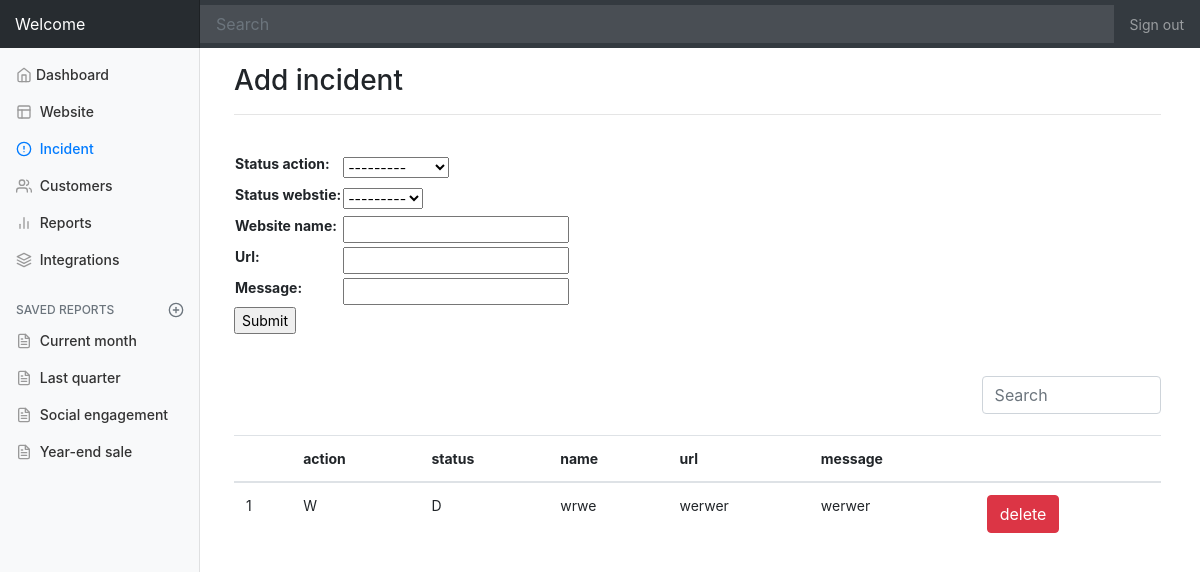
Page /dashboard/incident on the earlier database version.
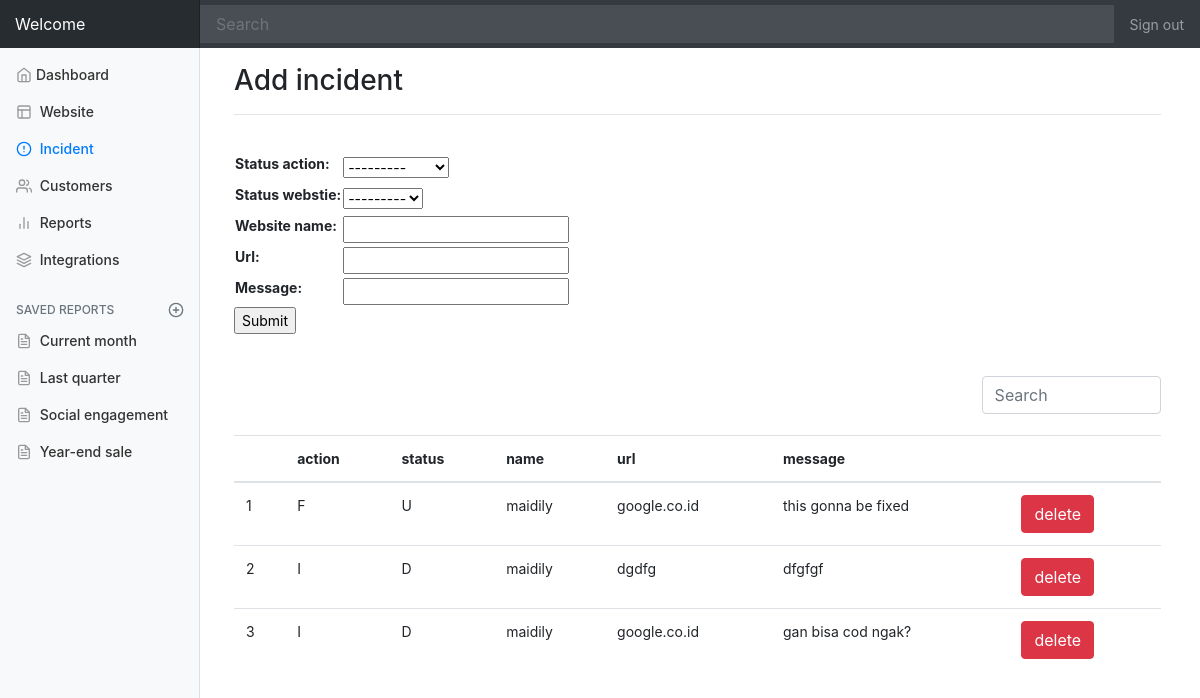
Same page on the later database version.
### silinell/models.py (models this page shows, shortened)
class incident(models.Model):
    STATUS_ACTION_CHOICES = (
        ('I', 'Identified'),
        ('W', 'watch'),
        ('F', 'fixed'),
        ('F', 'investigating'),
    )
    STATUS_UPTIME_CHOICES = (
        ('D', 'Down'),
        ('U', 'up'),
    )
    status_action = models.CharField(max_length=1, choices= STATUS_ACTION_CHOICES )
    status_webstie = models.CharField(max_length=1, choices= STATUS_UPTIME_CHOICES)
    website_name = models.CharField(max_length=50)
    url = models.CharField(max_length=30, blank=True)
    message  = models.CharField(max_length=30, blank=True)

### silinell/views.py (the view, shortened to what this page needs)
# urls.py: path('dashboard/incident', views.dashboardAddwebsite.as_view(), name='incident_url'),
class dashboardAddwebsite(View):
    form_class = Formaddwebsbite
    initial = {'key': 'value'}
    template_name = 'dashboard/add-website.html'
    def get(self, request, *args, **kwargs):
        form = self.form_class(initial=self.initial)
        web_list = incident.objects.all().order_by('id')
        counter = incident.objects.count()
        page_num = request.GET.get('page', 1)
        paginator = Paginator(web_list, 5)
        print(paginator.num_pages)
        try:
           weblist_param = paginator.page(page_num)
        except PageNotAnInteger:
            weblist_param = paginator.page(1)
        except EmptyPage:
            weblist_param = paginator.page(paginator.num_pages)
        return render(request, self.template_name, {'form': form,'weblist_param': weblist_param,'counter':counter})

### silinell/forms.py
class Formaddwebsbite(forms.ModelForm):
    class Meta:
        model = incident
        fields = '__all__'
        widget = {
        }

### silinell/templates/dashboard/add-website.html (shortened to what this page needs)
{% extends "dashboard/dashboard-base.html" %}
{% block content  %}
<h3>Add incident</h3>
<hr>
<br>
<form  method="post">
<table>
{{ form.as_table }}
{% load static %}
</table>
<input  type="submit"  value="Submit"  />
</form>
<br>
<br>
<table class="table" id="tableoutput">
   <thead>
    <tr>
      <th scope="col"></th>
      <th scope="col">action</th>
      <th scope="col">status</th>
      <th scope="col">name</th>
      <th scope="col">url</th>
      <th scope="col">message</th>
      <th scope="col"></th>
    </tr>
  </thead>
  <tbody class="searchable">
  <div class="row">
  <div class="col-md-6"></div>
    <div class="col-md-6">
    <input type="text" style="float:right;width:40%" class="form-control" id="searchaddwebsite" placeholder="Search">
</div>
  </div>
<br>
{% for web in weblist_param %}
<tr>
      <td>{{ forloop.counter }}</td>
      <td>{{web.status_action}}</td>
      <td>{{web.status_webstie}}</td>
      <td>{{web.website_name}}</td>
      <td>{{web.url}}</td>
      <td>{{web.message}}</td>
      <td><a class="btn btn-danger" href="{% url 'incident_url_del' pk=web.pk %}">delete</a></td>
    </tr>
{% endfor %}
</tbody>
</table>
{% endblock %}

### silinell/templates/dashboard/dashboard-base.html (shortened to what this page needs)
<!doctype html>
<html lang="en">
  <head>
    {% load static %}
    <link href="{% static 'bootstrap/css/bootstrap.min.css'%}" rel="stylesheet">
    <link href="{% static 'bootstrap/css/dashboard.css' %}" rel="stylesheet">
  </head>
  <body>
    <nav class="navbar navbar-dark sticky-top bg-dark flex-md-nowrap p-0">
      <a class="navbar-brand col-sm-3 col-md-2 mr-0" href="#">Welcome</a>
      <input class="form-control form-control-dark w-100" type="text" placeholder="Search" aria-label="Search">
      <ul class="navbar-nav px-3">
        <li class="nav-item text-nowrap">
          <a class="nav-link" href="#">Sign out</a>
        </li>
      </ul>
    </nav>
    <div class="container-fluid">
      <div class="row">
        <nav class="col-md-2 d-none d-md-block bg-light sidebar">
          <div class="sidebar-sticky">
            <ul class="nav flex-column">
              <li class="nav-item">
                <a class="nav-link {% if request.path == '/dashboard/' %} active  {%endif%}" href="{% url 'dashboard' %}">
                  <span data-feather="home"></span>Dashboard </a>
              </li>
              <li class="nav-item">
                <a class="nav-link" href="#">
                  <span data-feather="layout"></span>
                  Website
                </a>
              </li>
              <li class="nav-item">
                <a class="nav-link {% if request.path == '/dashboard/incident' %} active  {%endif%}" href="{% url 'incident_url' %}">
                  <span data-feather="alert-circle"></span>
                   Incident
                </a>
              </li>
              <li class="nav-item">
                <a class="nav-link" href="#">
                  <span data-feather="users"></span>
                  Customers
                </a>
              </li>
              <li class="nav-item">
                <a class="nav-link" href="#">
                  <span data-feather="bar-chart-2"></span>
                  Reports
                </a>
              </li>
              <li class="nav-item">
                <a class="nav-link" href="#">
                  <span data-feather="layers"></span>
                  Integrations
                </a>
              </li>
            </ul>
            <h6 class="sidebar-heading d-flex justify-content-between align-items-center px-3 mt-4 mb-1 text-muted">
              <span>Saved reports</span>
              <a class="d-flex align-items-center text-muted" href="#">
                <span data-feather="plus-circle"></span>
              </a>
            </h6>
            <ul class="nav flex-column mb-2">
              <li class="nav-item">
                <a class="nav-link" href="#">
                  <span data-feather="file-text"></span>
                  Current month
                </a>
              </li>
              <li class="nav-item">
                <a class="nav-link" href="#">
                  <span data-feather="file-text"></span>
                  Last quarter
                </a>
              </li>
              <li class="nav-item">
                <a class="nav-link" href="#">
                  <span data-feather="file-text"></span>
                  Social engagement
                </a>
              </li>
              <li class="nav-item">
                <a class="nav-link" href="#">
                  <span data-feather="file-text"></span>
                  Year-end sale
                </a>
              </li>
            </ul>
          </div>
        </nav>
      </div>
       <main role="main" class="col-md-9 ml-sm-auto col-lg-10 pt-3 px-4">
      {% block content %}
      {% endblock %}
       </main>
    </div>
  </body>
</html>

Differences in the rows shown:
removed incident: status_action "W", status_webstie "D", website_name "wrwe", url "werwer", message "werwer"
added incident: status_action "F", status_webstie "U", website_name "maidily", url "google.co.id", message "this gonna be fixed"
added incident: status_action "I", status_webstie "D", website_name "maidily", url "dgdfg", message "dfgfgf"
added incident: status_action "I", status_webstie "D", website_name "maidily", url "google.co.id", message "gan bisa cod ngak?"
